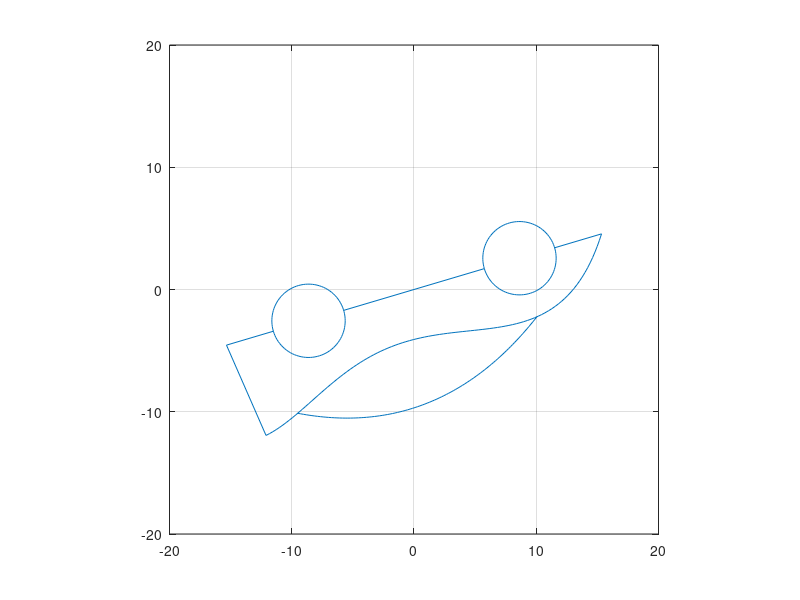

Reproduce this figure in MATLAB.
#!/usr/bin/octave -qf
clear();

x=[];
y=[];

# Wheel
wheel_t=linspace(0, 2*pi);

# Left wheel
x=[x nan cos(wheel_t)*3 - 9];
y=[y nan sin(wheel_t)*3];

# Right wheel
x=[x nan cos(wheel_t)*3 + 9];
y=[y nan sin(wheel_t)*3];

# Floor
x=[x nan -16 -12 nan -6 6 nan 12 16 15];
y=[y nan   0   0 nan  0 0 nan  0  0  8];

# Roof
# y(t) = a1*t^0 + a2*t^1 + a3*t^2
roof_x=[-9; 0; 12]; # x coordinates of known fix-points
roof_y=[ 5; 9;  7]; # y coordinates of known fix-points
roof=[roof_x.^0 roof_x.^1 roof_x.^2]; # Setup coefficient matrix
roof_a=roof\roof_y; # calc coefficients for y(x) polynom
roof_t=linspace(-9, 12); # Create some points between -9 and 12
x=[x nan roof_t];
y=[y nan roof_a(1)*roof_t.^0 + roof_a(2)*roof_t.^1 + roof_a(3)*roof_t.^2];

# Door
door_x=[-16; -12; -9; 0; 12; 15];
door_y=[  0;   4;  5; 4;  7;  8];
door=[door_x.^0 door_x.^1 door_x.^2 door_x.^3 door_x.^4 door_x.^5];
door_a=door\door_y;
door_t=linspace(-16, 15);
x=[x nan door_t];
y=[y nan door_a(1)*door_t.^0 + door_a(2)*door_t.^1 + door_a(3)*door_t.^2 + door_a(4)*door_t.^3 + door_a(5)*door_t.^4 + door_a(6)*door_t.^5];

maxTime = 30; # in seconds
startTime = time();
alpha = 0;
XY=[x;y];

while (time() - startTime < maxTime)
		alpha += 0.01;
		R=[cos(alpha) -sin(alpha);
		   sin(alpha) cos(alpha)];
		R_XY=R*XY;

		#plot(x, y);
		plot(R_XY(1, :), R_XY(2, :));
		grid('on');
		axis([-20 20 -20 20], "square");
		drawnow();
endwhile
